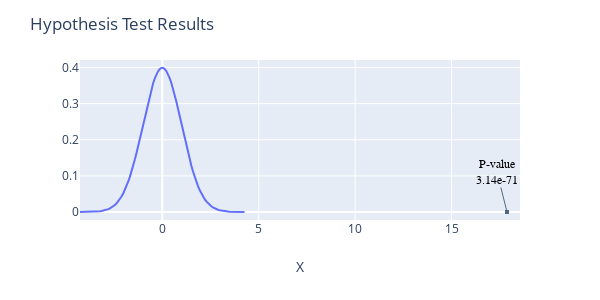

The cell this chart's notebook holds for it:
### Code cell
# Plotting a T-distribution with the calculated t-statistic annotated
df = min([len(one_unit_samp)-1, len(all_others_samp)-1])
plot_t_dist_hyp(df, t_stat, p_val)
